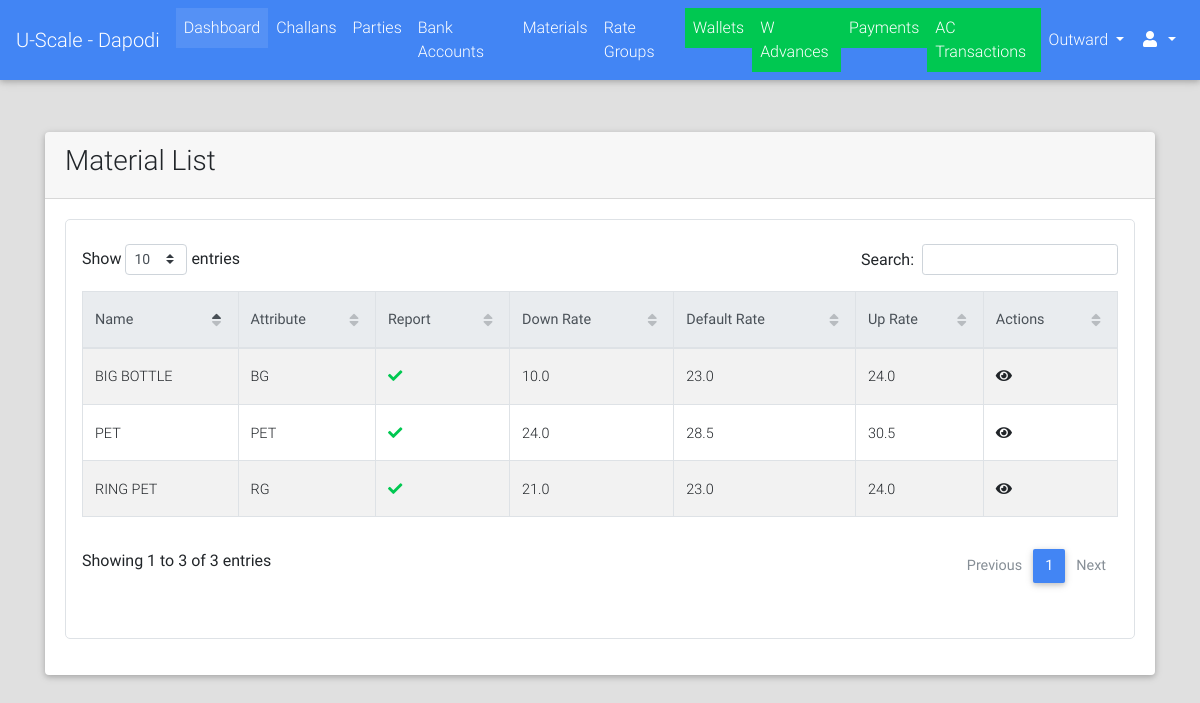
The page /materials/list/ (signed in) on the database its author committed.
### materials/models.py (models this page shows, shortened)
class Material(models.Model):
    name = models.CharField(max_length=64)
    attribute = models.CharField(max_length=6, blank=True)
    material_code = models.CharField(max_length=12)
    extra_info = models.TextField(blank=True)
    has_report = models.BooleanField(default=False)
    merge_material = models.ForeignKey("self", related_name="merge_materials", on_delete=models.SET_NULL, blank=True, null=True)
    up_rate = models.FloatField(default=1.0, validators=[MinValueValidator(limit_value=0.1)])
    default_rate = models.FloatField(default=1.0, validators=[MinValueValidator(limit_value=0.1)])
    down_rate = models.FloatField(default=1.0, validators=[MinValueValidator(limit_value=0.1)])
    is_active = models.BooleanField(default=True)
    @property
    def get_absolute_url(self):
        return reverse_lazy("materials:detail", kwargs={"material_code": self.material_code})

### materials/views.py (the view)
class MaterialListView(LoginRequiredMixin, ListView):
    model = Material
    context_object_name = "materials"
    template_name = "materials/list.html"
    def get_queryset(self):
        qs = super().get_queryset()
        return qs.filter(is_active=True)

### portal/templatetags/constant_tags.py (called while the page is built)
@register.simple_tag
def get_branch_name():
    return settings.BRANCH_NAME

### portal/templates/materials/list.html (shortened to what this page needs)
{% extends "portal/base.html" %}
{% load crispy_forms_tags %}
{% load static %}
{% block custom_links %}
    <link href="{% static "css/addons/datatables.min.css" %}" rel="stylesheet">
    <link href="{% static "css/addons/datatables-select.min.css" %}" rel="stylesheet">
{% endblock %}
{% block content %}
    <br><br>
    <div class="container">
        <div class="card">
            <div class="card-header">
                <div class="m-auto">
                    <h3 class=>Material List</h3>
                </div>
            </div>
            <div class="card-body">
                 <div class="table p-3 border" style="border-radius: 5px">
                    <table id="dt-basic-checkbox" class="table table-striped table-bordered" cellspacing="0" width="100%">
                         <thead class="thead-light">
                            <th class="th-sm">Name</th>
                            <th class="th-sm">Attribute</th>
                            <th class="th-sm">Report</th>
                            <th>Down Rate</th>
                            <th>Default Rate</th>
                            <th>Up Rate</th>
                            <th class="th-sm">Actions</th>
                         </thead>
                         <tbody>
                             {% if materials %}
                                 {% for material in materials %}
                                     <tr>
                                         <td><a href="{{ material.get_absolute_url }}">{{ material.name }}</a></td>
                                        <td>{{ material.attribute }}</td>
                                        <td>
                                            {% if material.has_report %}
                                                <i class="fa fa-check text-success"></i>
                                            {% else %}
                                                <i class="fa fa-times text-danger"></i>
                                            {% endif %}
                                        </td>
                                        <td>{{ material.down_rate }}</td>
                                        <td>{{ material.default_rate }}</td>
                                        <td>{{ material.up_rate }}</td>
                                        <td><a href="{{ material.get_absolute_url }}"><i class="fa fa-eye"></i></a></td>
                                     </tr>
                                 {% endfor %}
                             {% else %}
                                 <span class="text-black-50 font-weight-bold">No Parties Found</span>
                             {% endif %}
                         </tbody>
                    </table>
                 </div>
            </div>
        </div>
    </div>
{% endblock %}

### rows shown on the page
Material: name "PET", attribute "PET", has_report True (drawn), down_rate "24.0", default_rate "28.5", up_rate "30.5"
Material: name "BIG BOTTLE", attribute "BG", has_report True (drawn), down_rate "10.0", default_rate "23.0", up_rate "24.0"
Material: name "RING PET", attribute "RG", has_report True (drawn), down_rate "21.0", default_rate "23.0", up_rate "24.0"
